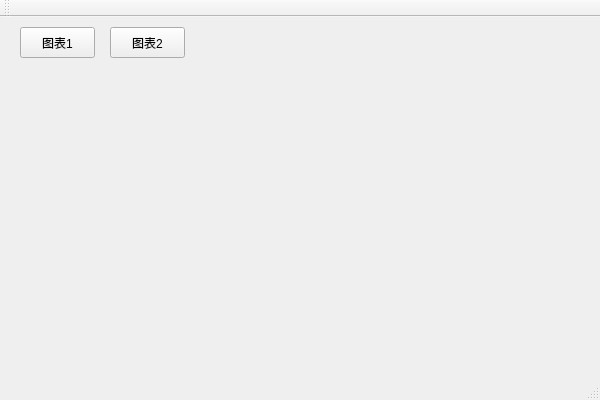
<?xml version="1.0" encoding="UTF-8"?>
<ui version="4.0">
 <class>chartViewClass</class>
 <widget class="QMainWindow" name="chartViewClass">
  <property name="geometry">
   <rect>
    <x>0</x>
    <y>0</y>
    <width>600</width>
    <height>400</height>
   </rect>
  </property>
  <property name="windowTitle">
   <string>chartView</string>
  </property>
  <widget class="QWidget" name="centralWidget">
   <widget class="QChartView" name="widget" native="true">
    <property name="geometry">
     <rect>
      <x>10</x>
      <y>80</y>
      <width>571</width>
      <height>261</height>
     </rect>
    </property>
   </widget>
   <widget class="QPushButton" name="pushButton1">
    <property name="geometry">
     <rect>
      <x>20</x>
      <y>10</y>
      <width>75</width>
      <height>31</height>
     </rect>
    </property>
    <property name="text">
     <string>图表1</string>
    </property>
   </widget>
   <widget class="QPushButton" name="pushButton2">
    <property name="geometry">
     <rect>
      <x>110</x>
      <y>10</y>
      <width>75</width>
      <height>31</height>
     </rect>
    </property>
    <property name="text">
     <string>图表2</string>
    </property>
   </widget>
  </widget>
  <widget class="QMenuBar" name="menuBar">
   <property name="geometry">
    <rect>
     <x>0</x>
     <y>0</y>
     <width>600</width>
     <height>23</height>
    </rect>
   </property>
  </widget>
  <widget class="QToolBar" name="mainToolBar">
   <attribute name="toolBarArea">
    <enum>TopToolBarArea</enum>
   </attribute>
   <attribute name="toolBarBreak">
    <bool>false</bool>
   </attribute>
  </widget>
  <widget class="QStatusBar" name="statusBar"/>
 </widget>
 <layoutdefault spacing="6" margin="11"/>
 <customwidgets>
  <customwidget>
   <class>QChartView</class>
   <extends>QWidget</extends>
   <header location="global">qchartview.h</header>
   <container>1</container>
  </customwidget>
 </customwidgets>
 <resources>
  <include location="chartview.qrc"/>
 </resources>
 <connections/>
</ui>
